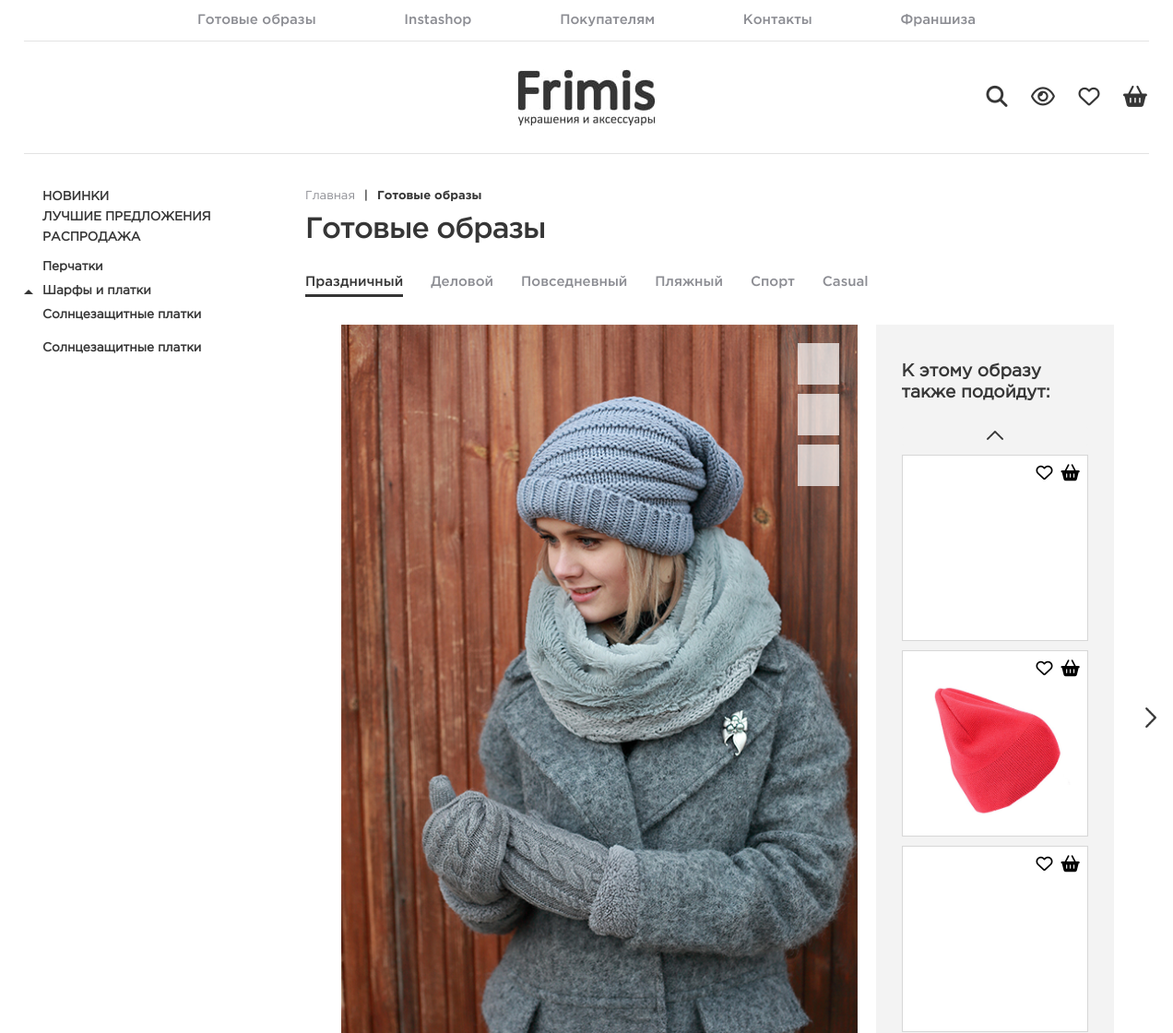
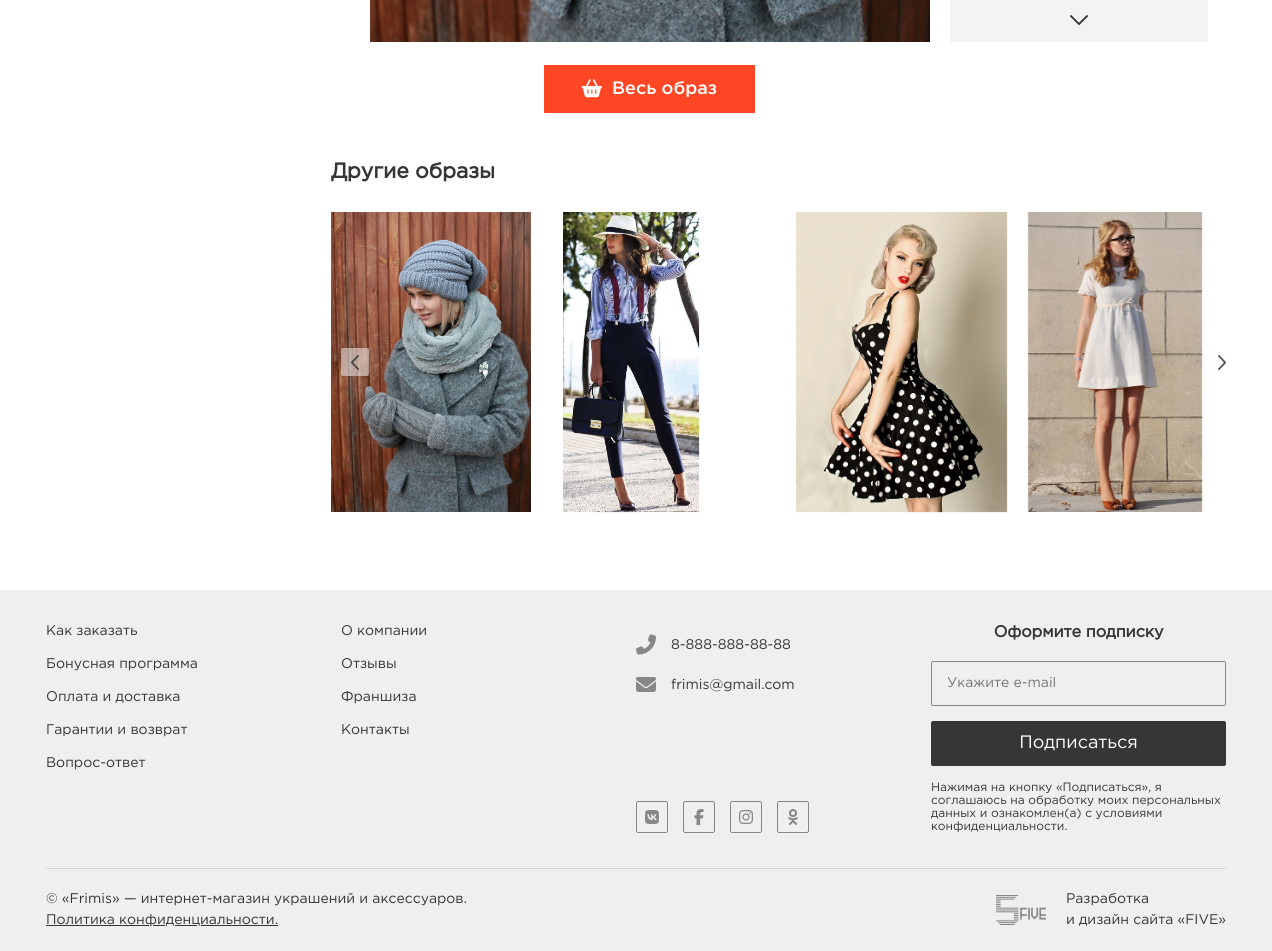
The app's page /looks.php with its own data (2 pictures, top to bottom).
### tables this page shows
CREATE TABLE `category` (
  `id` int(11) NOT NULL AUTO_INCREMENT,
  `name` varchar(255) DEFAULT NULL,
  `image` varchar(255) DEFAULT NULL,
  `is_on_main_page` tinyint(1) DEFAULT NULL,
  `is_full_on_sidebar` tinyint(1) DEFAULT NULL,
  `price_start` decimal(10,0) DEFAULT NULL,
  `created_at` datetime DEFAULT NULL,
  `updated_at` datetime DEFAULT NULL,
  PRIMARY KEY (`id`)
);

CREATE TABLE `look` (
  `id` int(11) NOT NULL AUTO_INCREMENT,
  `name` varchar(255) DEFAULT NULL,
  `created_at` datetime DEFAULT NULL,
  `updated_at` datetime DEFAULT NULL,
  PRIMARY KEY (`id`)
);

CREATE TABLE `look_photo` (
  `id` int(11) NOT NULL AUTO_INCREMENT,
  `look_id` int(11) DEFAULT NULL,
  `photo` varchar(255) DEFAULT NULL,
  `is_main` tinyint(1) DEFAULT NULL,
  `created_at` datetime DEFAULT NULL,
  `updated_at` datetime DEFAULT NULL,
  PRIMARY KEY (`id`),
  KEY `look_photo_look_id_fk` (`look_id`),
  CONSTRAINT `look_photo_look_id_fk` FOREIGN KEY (`look_id`) REFERENCES `look` (`id`)
);

CREATE TABLE `look_combined` (
  `id` int(11) NOT NULL AUTO_INCREMENT,
  `good_id` int(11) DEFAULT NULL,
  `look_id` int(11) DEFAULT NULL,
  `created_at` datetime DEFAULT NULL,
  `updated_at` datetime DEFAULT NULL,
  PRIMARY KEY (`id`),
  KEY `look_combined_good_id_fk` (`good_id`),
  KEY `look_combined_look_id_fk` (`look_id`),
  CONSTRAINT `look_combined_good_id_fk` FOREIGN KEY (`good_id`) REFERENCES `good` (`id`),
  CONSTRAINT `look_combined_look_id_fk` FOREIGN KEY (`look_id`) REFERENCES `look` (`id`)
);

CREATE TABLE `good_photo` (
  `id` int(11) NOT NULL AUTO_INCREMENT,
  `good_id` int(11) DEFAULT NULL,
  `photo` varchar(255) DEFAULT NULL,
  `is_main` tinyint(1) DEFAULT '0',
  `created_at` datetime DEFAULT NULL,
  `updated_at` datetime DEFAULT NULL,
  PRIMARY KEY (`id`),
  KEY `good_photo_good_id_fk` (`good_id`),
  CONSTRAINT `good_photo_good_id_fk` FOREIGN KEY (`good_id`) REFERENCES `good` (`id`)
);

### looks.php (the view, shortened to what this page needs)
<?php
include ('elements/header.php');
?>
        <section class="contentWrapper">
            <?php include ('./elements/sidebar.php'); ?>
            <?php
                if (isset($_GET["id"])) {
                    $look_id = $_GET["id"];
                } else {
                    $look_id = 1;
                }
                $look_res = mysqli_query($db, "SELECT * FROM look LEFT JOIN look_photo ON look.id = look_photo.look_id AND look_photo.is_main = 1 WHERE look.id = $look_id LIMIT 1");
                $look_row = mysqli_fetch_assoc($look_res);
                $look_photo_res = mysqli_query($db, "SELECT * FROM look_photo WHERE look_id = $look_id");
                $looks_res = mysqli_query($db, "SELECT * FROM look");
                $looks_count_res = mysqli_query($db, "SELECT COUNT(*) AS count FROM look");
                $looks_count_row = mysqli_fetch_array($looks_count_res);
                $more_looks_res = mysqli_query($db, "SELECT * FROM look LEFT JOIN look_photo ON look.id = look_photo.look_id AND look_photo.is_main = 1");
            ?>
            <section class="mainContent">
                <nav class="minLinks">
                    <li><a href="/">Главная</a></li>
                    <li><a href="/looks.php">Готовые образы</a></li>
                </nav>
                <h1>Готовые образы</h1>
                <main class="readyLooks">
                    <nav class="readyLooks__nav">
                    <?php while ($looks_row = mysqli_fetch_array($looks_res)) { ?>
                    <li><a href="/looks.php?id=<?= $looks_row['id'] ?>" <?php if ($look_id == $looks_row['id']) { ?> class="navItem_active" <?php } ?>><?= $looks_row['name'] ?></a></li>
                    <?php } ?>
                    </nav>
                    <section class="readyLooks__wrapper">
                        <section class="readyLooks__photo">
                            <img src="<?= $look_row['photo'] ?>" class="readyLooks__photo_active" alt="">
                            <div class="readyLooks__chClothes">
                                <?php while ($look_photo_row = mysqli_fetch_array($look_photo_res)) { ?>
                                    <button data-src="<?= $look_photo_row['photo'] ?>"></button>
                                <?php } ?>
                            </div>
                            <a href="#" class="readyLooks__toCart">
                                <i class="fas fa-shopping-basket"></i>
                                <span>Весь образ</span>
                            </a>
                        </section>
                        <?php
                                $look_combined_count_res = mysqli_query($db, "SELECT COUNT(*) AS count FROM look_combined WHERE look_id = $look_id");
                                $look_combined_count_row = mysqli_fetch_array($look_combined_count_res);
                                if ($look_combined_count_row['count'] > 0) {
                            ?>
                        <section class="readyLooks__useful">
                            <h3>К этому образу<br>также подойдут:</h3>
                            <div class="goodsSlider">
                                <button class="goodsSlider__prev"></button>
                                <div class="goodsSlider__wrapper">
                                <?php
                                    $look_combined_res = mysqli_query($db, "SELECT * FROM look_combined WHERE look_id = $look_id");
                                    while ($look_combined_row = mysqli_fetch_assoc($look_combined_res)) {
                                        $good_id = $look_combined_row['good_id'];
                                        $good_res = mysqli_query($db, "SELECT * FROM good LEFT JOIN good_photo ON good.id = good_photo.good_id AND good_photo.is_main = 1 WHERE good.id = $good_id LIMIT 1");
                                        $good_row = mysqli_fetch_assoc($good_res);
                                ?>
                                    <a href="good.php?id=<?= $good_id ?>">
                                            <img src="<?= $good_row['photo'] ?>" alt="">
                                            <div class="goodsSlider__addBtn">
                                                <button><i class="far fa-heart"></i></button>
                                                <button><i class="fas fa-shopping-basket"></i></button>
                                            </div>
                                    </a>
                                <?php
                                    }
                                ?>
                                </div>
                                <button class="goodsSlider__next"></button>
                            </div>
                        </section>
                        <?php
                            }
                        ?>
                                <?php if ($look_id != $looks_count_row['count']) { ?><a href="/looks.php?id=<?= $look_id + 1 ?>" class="navBtn__next"></a><?php } ?>
                    </section>
                    <section class="bottomSlider">
                        <h2>Другие образы</h2>
                        <div class="bottomSlider__wrapper owl-carousel">
                            <?php while ($more_looks_row = mysqli_fetch_array($more_looks_res)) { ?>
                                <a href="/looks.php?id=<?= $more_looks_row['id'] ?>"><img src="<?= $more_looks_row['photo'] ?>" alt="" height="300px"></a>
                            <?php } ?>
                        </div>
                    </section>
                </main>
            </section>
        </section>
    </div>
    <footer>
        <div class="footer__wrapper">
            <section class="footer__top">
                <nav>
                    <li><a href="#">Как заказать</a></li>
                    <li><a href="#">Бонусная программа</a></li>
                    <li><a href="#">Оплата и доставка</a></li>
                    <li><a href="#">Гарантии и возврат</a></li>
                    <li><a href="#">Вопрос-ответ</a></li>
                </nav>
                <nav>
                    <li><a href="#">О компании</a></li>
                    <li><a href="#">Отзывы</a></li>
                    <li><a href="#">Франшиза</a></li>
                    <li><a href="#">Контакты</a></li>
                </nav>
                <section class="footer__contacts">
                    <ul class="number">
                        <li><i class="fas fa-phone-alt"></i>8-888-888-88-88</li>
                        <li><i class="fas fa-envelope"></i>frimis@gmail.com</li>
                    </ul>
                    <ul class="social">
                        <li><a href="#"><i class="fab fa-vk"></i></a></li>
                        <li><a href="#"><i class="fab fa-facebook-f"></i></a></li>
                        <li><a href="#"><i class="fab fa-instagram"></i></a></li>
                        <li><a href="#"><i class="fab fa-odnoklassniki"></i></a></li>
                    </ul>
                </section>
                <form action="#">
                    <h4>Оформите подписку</h4>
                    <input type="text" placeholder="Укажите e-mail">
                    <input type="submit" value="Подписаться">
                    <label>
                        Нажимая на кнопку «Подписаться», я
                        соглашаюсь на обработку моих персональных
                        данных и ознакомлен(а) с условиями
                        конфиденциальности.
                    </label>
                </form>
            </section>
            <section class="footer__info">
                <span>
                    © «Frimis» — интернет-магазин украшений и аксессуаров.<br>
                    <a href="#">Политика конфиденциальности.</a>
                </span>
                <a href="#" class="fiveLogo">Разработка<br>и дизайн сайта «FIVE»</a>
            </section>
    </footer>
</body>
</html>

### elements/sidebar.php (shortened to what this page needs)
 <?php
    include ("db.php");
    $categories_res = mysqli_query($db, "SELECT * FROM category");
?>
 <aside>
                <nav class="menuBar">
                    <li><a href="/category.php?id=all&new=1">НОВИНКИ</a></li>
                    <li><a href="/category.php?id=all&best=1">ЛУЧШИЕ ПРЕДЛОЖЕНИЯ</a></li>
                    <li><a href="/category.php?id=all&sale=1">РАСПРОДАЖА</a></li>
                    <?php while ($categories_row = mysqli_fetch_array($categories_res)) {
                        if ($categories_row['is_full_on_sidebar'] == 1) { ?>
                            <li>
                            <a href="/category.php?id=<?php echo $categories_row['id']; ?>" class="menuBar__more"><?php echo $categories_row['name']; ?></a>
                            </li>
                        <?php } else { ?>
                            <li><a href="/category.php?id=<?php echo $categories_row['id']; ?>"><?php echo $categories_row['name']; ?></a></li>
                        <?php
                            }
                        } ?>
                    <li>
                    </li>
                </nav>
            </aside>

### records on screen
category: name "Перчатки"
category: name "Шарфы и платки"
category: name "Солнцезащитные платки"
category: name "Солнцезащитные платки"
look: name "Праздничный"
look: name "Деловой"
look: name "Повседневный"
look: name "Пляжный"
look: name "Спорт"
look: name "Casual"
look_photo: photo (picture)
look_combined: good_photo.photo (picture)
look_photo: photo (picture)
look_photo: photo (picture)
look_photo: photo (picture)
